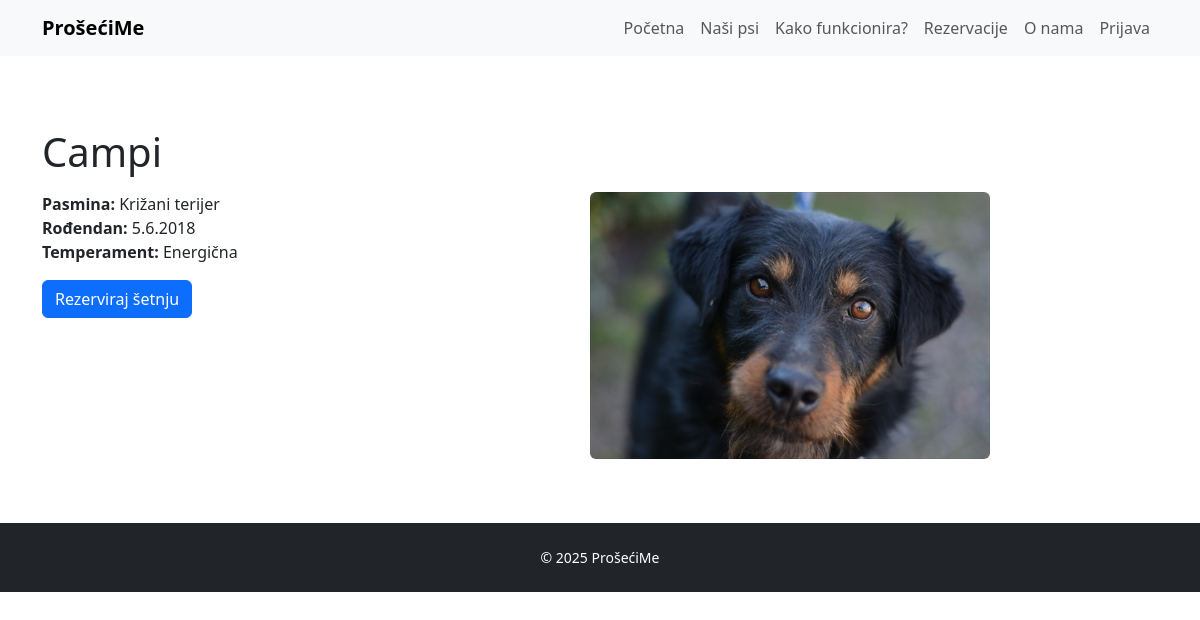
Screenshot of /dog.php?id=1 with the database file from the repository.
### tables this page shows
CREATE TABLE `dogs` (
  `id` int(10) UNSIGNED NOT NULL,
  `name` varchar(100) NOT NULL,
  `breed` varchar(100) NOT NULL,
  `dob` date NOT NULL,
  `temperament` varchar(50) NOT NULL,
  `image` varchar(255) NOT NULL
);

### dog.php (the view, shortened to what this page needs)
<?php
require_once __DIR__ . '/config/config.php';
$dog_id = (int)$_GET['id'];
$stmt = $pdo->prepare("SELECT * FROM dogs WHERE id = ?");
$stmt->execute([$dog_id]);
$dog = $stmt->fetch();
?>
<!DOCTYPE html>
<html lang="hr">
<head>
  <link href="https://cdn.jsdelivr.net/npm/bootstrap@5.3.2/dist/css/bootstrap.min.css" rel="stylesheet">
</head>
<body>
<?php include __DIR__.'/elementi/nav.php'; ?>
<main class="container py-5">
  <h1 class="mb-3"><?=htmlspecialchars($dog['name'])?></h1>
  <div class="row align-items-start g-4">
    <div class="col-md-4">
      <p><strong>Pasmina:</strong> <?=htmlspecialchars($dog['breed'])?><br>
         <strong>Rođendan:</strong> <?=date('j.n.Y',strtotime($dog['dob']))?><br>
         <strong>Temperament:</strong> <?=htmlspecialchars($dog['temperament'])?></p>
      <form method="post" action="rezervacije.php">
        <button class="btn btn-primary">Rezerviraj šetnju</button>
      </form>
    </div>
    <div class="col-md-8 text-center">
      <img src="img/<?=htmlspecialchars($dog['image'])?>" class="img-fluid rounded mb-3" style="max-height:400px" alt="<?=htmlspecialchars($dog['name'])?>">
    </div>
  </div>
</main>
<?php include __DIR__.'/elementi/footer.php'; ?>
</body>
</html>

### rows the page displays
dogs: name "Campi", breed "Križani terijer", dob "5.6.2018", temperament "Energična", image (picture)

### other values shown
$title "Početna"
$title "Naši psi"
$title "Kako funkcionira?"
$title "Rezervacije"
$title "O nama"
